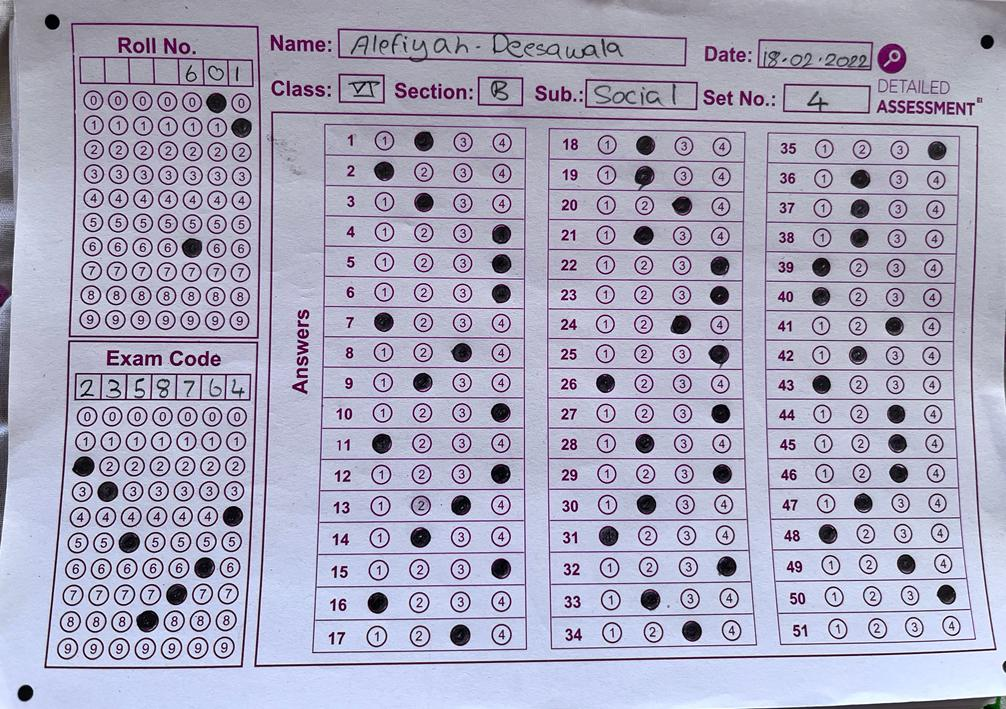
#> input picture python/OMRScanner/Hari/omr.jpeg, 1006 x 709 px, found by its file name
$ python main.py
#> lines starting #> are read from the running program, lines starting #| are printed output that depends on the picture; after the words box and inside, x2 and y2 are one past the last pixel; in counts of white or black regions, pixels touching at a corner belong together
### python/OMRScanner/Hari/utils.py
import cv2
import numpy as np

def reactContour(contours):
    rectContours = []
    for i in contours:
        area = cv2.contourArea(i)

        if area>200:
            perimeter = cv2.arcLength(i,True)
            approx = cv2.approxPolyDP(i,0.02*perimeter,True)
            if len(approx)==4:
                rectContours.append(i)

    rectContours = sorted(rectContours, key= cv2.contourArea, reverse=True)

    return rectContours


def getCornerPoints(contour):
    perimeter = cv2.arcLength(contour,True)
    approx = cv2.approxPolyDP(contour,0.02*perimeter,True)
    return approx

def reorder(myPoints):
    myPoints = myPoints.reshape((4,2))
    myNewPoints = np.zeros((4,1,2),np.int32)

    add = myPoints.sum(1)

    myNewPoints[0] = myPoints[np.argmin(add)] # [0,0]
    myNewPoints[3] = myPoints[np.argmax(add)] # [w,h]

    diff = np.diff(myPoints, axis=1)

    myNewPoints[1] = myPoints[np.argmin(diff)] # [w, 0]
    myNewPoints[2] = myPoints[np.argmax(diff)] # [h, 0]

    return myNewPoints

### python/OMRScanner/Hari/main.py
import cv2
# import imutils
import numpy as np
import utils
from datetime import datetime


Answer_Key= {0:1,1:2,2:4,5:6}

image = cv2.imread("python/OMR Scanner/omr.jpeg")
#> image is the input picture: shape (709, 1006, 3); mean B, G, R 189.8, 167.3, 169.6
# (omr.jpeg")
contourImage = image.copy()
biggestContourImage = image.copy()

#PREPROCESSING
gray = cv2.cvtColor(image, cv2.COLOR_BGR2GRAY)
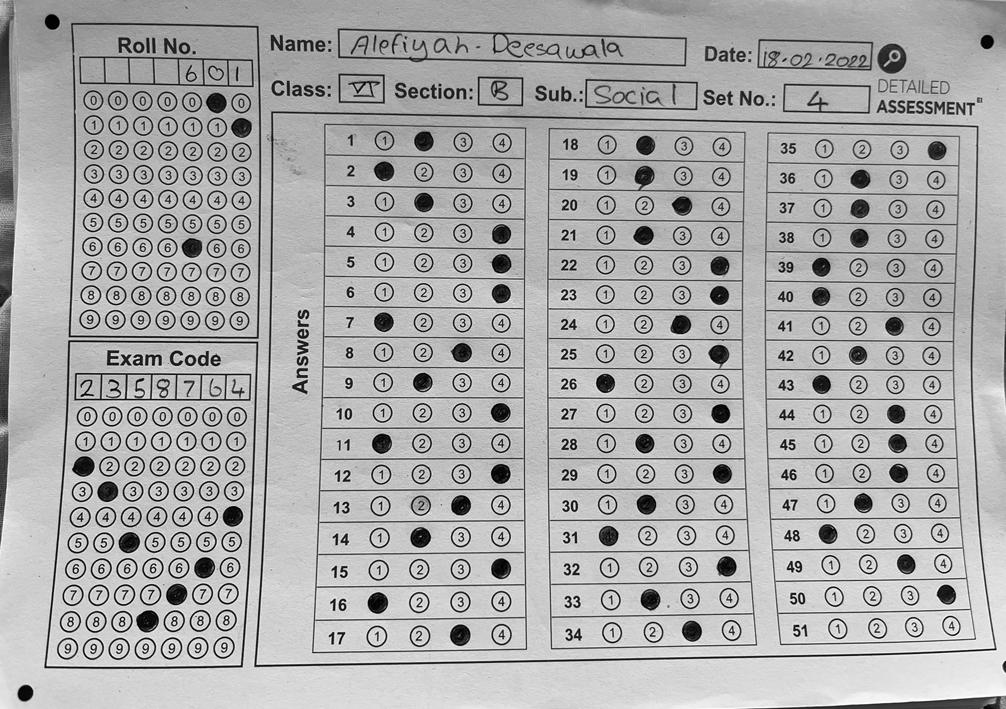
#> gray: shape (709, 1006); min 0, max 254, mean 170.6
blurred = cv2.GaussianBlur(gray, (5,5), 0)
edged = cv2.Canny(blurred, 75, 200)
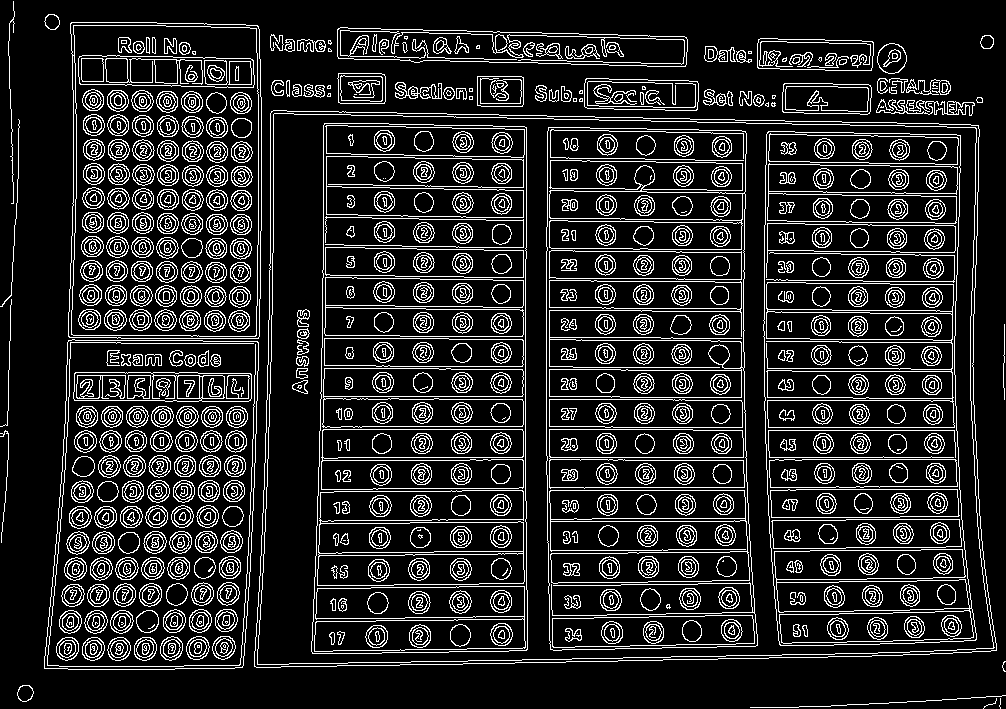
#> edged: shape (709, 1006); 14.8% white in thin lines or dots

#FIND ALL CONTOURS
contours, hierarchy = cv2.findContours(edged.copy(), cv2.RETR_EXTERNAL,
	cv2.CHAIN_APPROX_SIMPLE)
#> contours = 67 contours, 33 with area under 20; largest, box (x1, y1, x2, y2) and area: (254, 110, 997, 668) 387400, (44, 339, 259, 670) 63778, (68, 22, 262, 339) 59418, (337, 27, 688, 67) 10601, (757, 38, 874, 71) 3442
cv2.drawContours(contourImage, contours, -1, (0,255,0), 10)
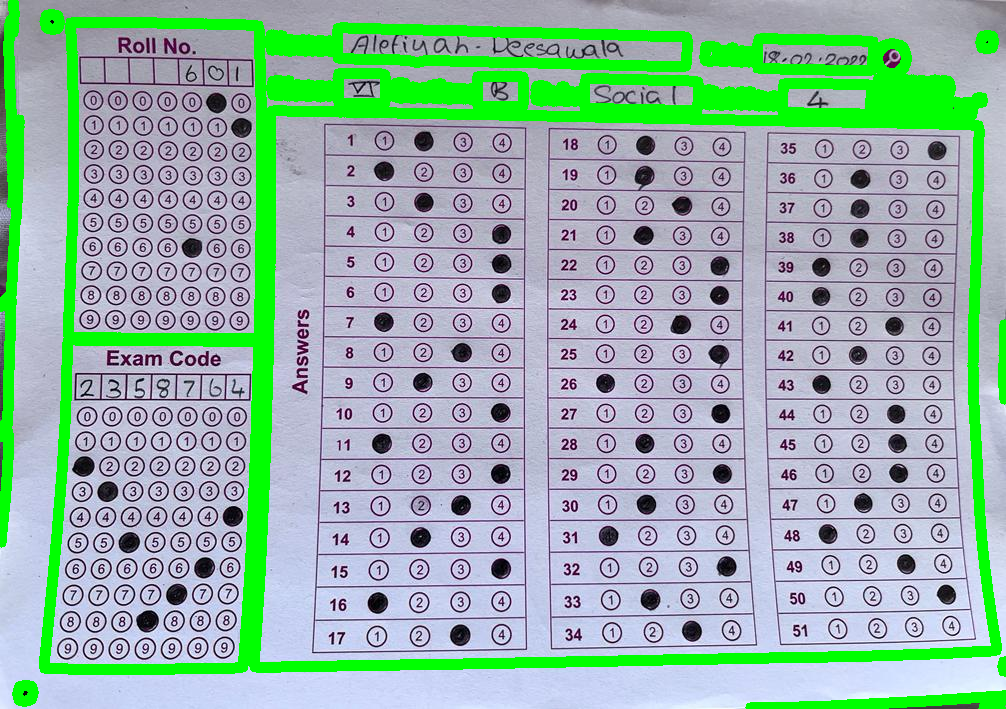
#> contourImage: shape (709, 1006, 3); 13.02% of pixels changed, all inside (x1, y1, x2, y2) = (0, 0, 1006, 709)

#FIND RECTAGLE
rectContours = utils.reactContour(contours)
#> the loop in reactContour, `for i in contours:` made 67 passes
#> (area, perimeter, approx) on passes 7, 11, 15, 40, 49, 50, 51, 61, 64, 65: (63777.5, 1060.5, [[68, 340], [44, 668], [242, 667], [258, 342]]), (387399.5, 2567.5, [[271, 111], [254, 666], [996, 650], [978, 125]]), (330, 820.1, [[876, 112], [974, 103]]), (2587.5, 233.6, [[783, 84], [783, 112], [870, 111], [868, 84]]), (3370, 285, [[584, 83], [587, 108], [697, 109], [697, 81]]), (1373.5, 150.2, [[477, 76], [477, 105], [522, 106], [523, 77]]), (1403, 152.5, [[338, 73], [338, 102], [384, 103], [384, 74]]), (3442.5, 289.6, [[757, 43], [758, 68], [872, 67], [872, 41]]), (10601, 767.3, [[337, 29], [338, 58], [686, 64], [684, 36]]), (59418.5, 1015, [[71, 22], [68, 336], [258, 338], [258, 26]])
#> (area, perimeter) on passes 4, 28, 42, 46, 57, 59: (202.5, 54.04), (210, 103.3), (347, 272.2), (200.5, 287.7), (686, 98.08), (220.5, 126.2)
#> after the loop in reactContour, `for i in contours:`: rectContours = 9 contours; largest, box (x1, y1, x2, y2) and area: (254, 110, 997, 668) 387400, (44, 339, 259, 670) 63778, (68, 22, 262, 339) 59418, (337, 27, 688, 67) 10601, (757, 38, 874, 71) 3442
biggestContour = utils.getCornerPoints(rectContours[0])
#> in getCornerPoints, `perimeter = cv2.arcLength(contour,True)`: perimeter = 2567.5
#> in getCornerPoints, `approx = cv2.approxPolyDP(contour,0.02*perimeter,True)`: approx = [[271, 111], [254, 666], [996, 650], [978, 125]]
#> biggestContour = [[271, 111], [254, 666], [996, 650], [978, 125]]
cv2.drawContours(biggestContourImage, biggestContour, -1, (0,255,0), 10)
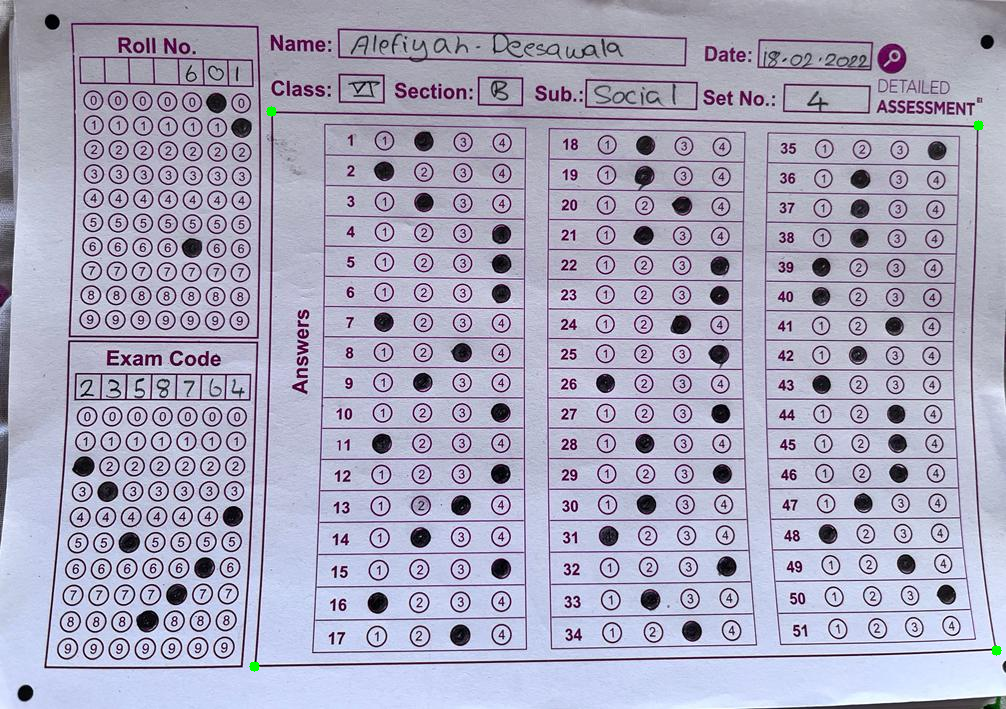
#> biggestContourImage: shape (709, 1006, 3); 0.05% of pixels changed, all inside (x1, y1, x2, y2) = (249, 106, 1002, 672)

biggestContour = utils.reorder(biggestContour)
#> in reorder, `add = myPoints.sum(1)`: add = [382, 920, 1646, 1103]
#> in reorder, `diff = np.diff(myPoints, axis=1)`: diff = [-160, 412, -346, -853]
#> biggestContour = [[271, 111], [978, 125], [254, 666], [996, 650]]
pt1 = np.float32(biggestContour)
#> pt1 = [[271, 111], [978, 125], [254, 666], [996, 650]]
widthImg = 700
heightImg = 350
pt2 = np.float32([[0,0],[widthImg,0],[0,heightImg],[widthImg, heightImg]])
matrix = cv2.getPerspectiveTransform(pt1,pt2)
#> matrix = [[0.927, 0.0284, -254.5], [-0.013, 0.655, -69.23], [-7.55e-05, 8.86e-05, 1]]
imgWrapColored = cv2.warpPerspective(image,matrix,(widthImg,heightImg))
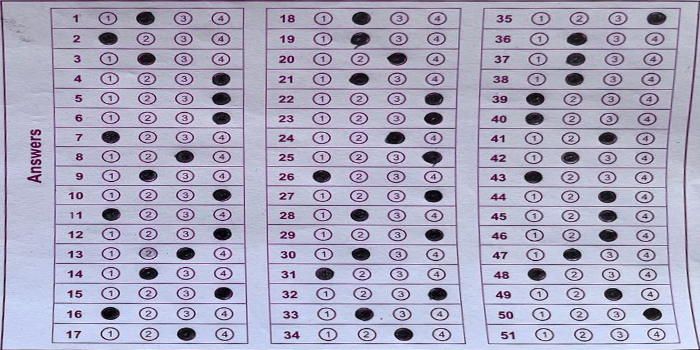
#> imgWrapColored: shape (350, 700, 3); mean B, G, R 192.2, 168.9, 171.7

# cv2.imshow('edged', imgWrapColored)
temp=datetime.now()
random_temp=temp.strftime("%d/%m/%Y %H:%M:%S")
print(random_temp)
cv2.imwrite('assets/uploaded_file/image.png',image)
cv2.imwrite('assets/uploaded_file/gray.png',gray)
cv2.imwrite('assets/uploaded_file/blurred.png',blurred)
cv2.imwrite('assets/uploaded_file/edged.png',edged)
# cv2.imshow('edged', imgWrapColored)
# cv2.waitKey(0)
print("Omr Processing Completed")
